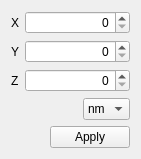
<?xml version="1.0" encoding="UTF-8"?>
<ui version="4.0">
 <class>UnitExplorer</class>
 <widget class="QWidget" name="UnitExplorer">
  <property name="geometry">
   <rect>
    <x>0</x>
    <y>0</y>
    <width>141</width>
    <height>150</height>
   </rect>
  </property>
  <property name="windowTitle">
   <string>Unit Explorer</string>
  </property>
  <layout class="QVBoxLayout" name="verticalLayout">
   <item>
    <layout class="QHBoxLayout" name="xLayout">
     <item>
      <widget class="QLabel" name="m_xLabel">
       <property name="text">
        <string>X</string>
       </property>
      </widget>
     </item>
     <item>
      <widget class="QSpinBox" name="m_xSize">
       <property name="sizePolicy">
        <sizepolicy hsizetype="Expanding" vsizetype="Fixed">
         <horstretch>0</horstretch>
         <verstretch>0</verstretch>
        </sizepolicy>
       </property>
       <property name="layoutDirection">
        <enum>Qt::LeftToRight</enum>
       </property>
       <property name="alignment">
        <set>Qt::AlignRight|Qt::AlignTrailing|Qt::AlignVCenter</set>
       </property>
      </widget>
     </item>
    </layout>
   </item>
   <item>
    <layout class="QHBoxLayout" name="yLayout">
     <item>
      <widget class="QLabel" name="m_yLabel">
       <property name="text">
        <string>Y</string>
       </property>
      </widget>
     </item>
     <item>
      <widget class="QSpinBox" name="m_ySize">
       <property name="sizePolicy">
        <sizepolicy hsizetype="Expanding" vsizetype="Fixed">
         <horstretch>0</horstretch>
         <verstretch>0</verstretch>
        </sizepolicy>
       </property>
       <property name="layoutDirection">
        <enum>Qt::LeftToRight</enum>
       </property>
       <property name="alignment">
        <set>Qt::AlignRight|Qt::AlignTrailing|Qt::AlignVCenter</set>
       </property>
      </widget>
     </item>
    </layout>
   </item>
   <item>
    <layout class="QHBoxLayout" name="zLayout">
     <item>
      <widget class="QLabel" name="m_zLabel">
       <property name="text">
        <string>Z</string>
       </property>
      </widget>
     </item>
     <item>
      <widget class="QSpinBox" name="m_zSize">
       <property name="sizePolicy">
        <sizepolicy hsizetype="Expanding" vsizetype="Fixed">
         <horstretch>0</horstretch>
         <verstretch>0</verstretch>
        </sizepolicy>
       </property>
       <property name="layoutDirection">
        <enum>Qt::LeftToRight</enum>
       </property>
       <property name="alignment">
        <set>Qt::AlignRight|Qt::AlignTrailing|Qt::AlignVCenter</set>
       </property>
      </widget>
     </item>
    </layout>
   </item>
   <item>
    <layout class="QHBoxLayout" name="horizontalLayout">
     <item>
      <spacer name="horizontalSpacer">
       <property name="orientation">
        <enum>Qt::Horizontal</enum>
       </property>
       <property name="sizeHint" stdset="0">
        <size>
         <width>40</width>
         <height>20</height>
        </size>
       </property>
      </spacer>
     </item>
     <item>
      <widget class="QComboBox" name="comboBox">
       <item>
        <property name="text">
         <string>nm</string>
        </property>
       </item>
       <item>
        <property name="text">
         <string>um</string>
        </property>
       </item>
      </widget>
     </item>
    </layout>
   </item>
   <item>
    <spacer name="verticalSpacer_2">
     <property name="orientation">
      <enum>Qt::Vertical</enum>
     </property>
     <property name="sizeHint" stdset="0">
      <size>
       <width>20</width>
       <height>40</height>
      </size>
     </property>
    </spacer>
   </item>
   <item>
    <layout class="QHBoxLayout" name="horizontalLayout_2">
     <item>
      <spacer name="horizontalSpacer_2">
       <property name="orientation">
        <enum>Qt::Horizontal</enum>
       </property>
       <property name="sizeHint" stdset="0">
        <size>
         <width>40</width>
         <height>20</height>
        </size>
       </property>
      </spacer>
     </item>
     <item>
      <widget class="QPushButton" name="pushButton">
       <property name="text">
        <string>Apply</string>
       </property>
      </widget>
     </item>
    </layout>
   </item>
  </layout>
 </widget>
 <resources/>
 <connections/>
</ui>
